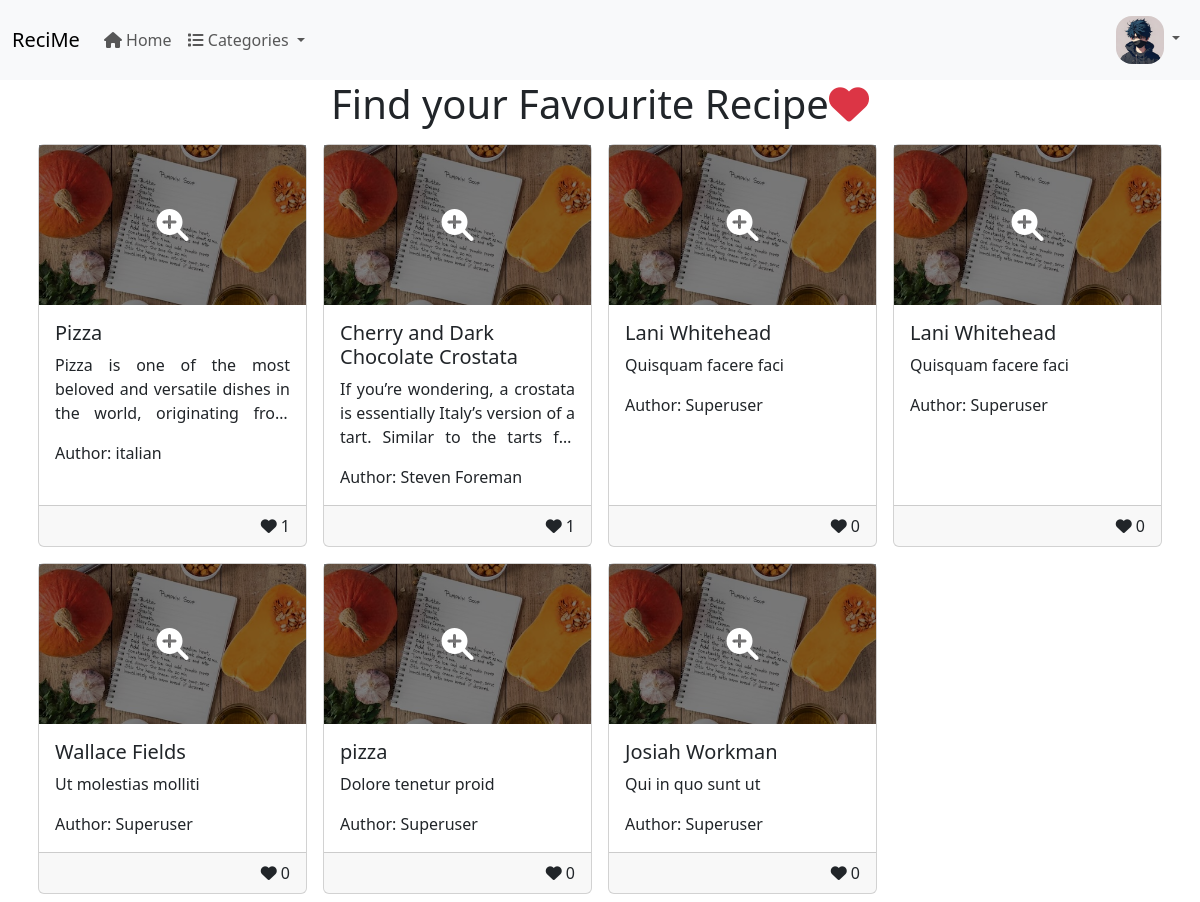
The page / on the database its author committed.
### appRecipe/models.py (models this page shows, shortened)
class Recipe(models.Model):
    def get_file_path(instance, filename):
        ext = filename.split(".")[-1]
        tmp = get_random_string()
        filename = f"{tmp}.{ext}"
        return os.path.join("recipe", filename)
    author = models.ForeignKey(CustomUser, on_delete=models.CASCADE)
    name = models.CharField(max_length=100)
    slug = models.SlugField(max_length=100, unique=True)
    category = models.ForeignKey(Category, on_delete=models.CASCADE)
    about = models.TextField()
    ingredients = models.TextField()
    preparation = models.TextField()
    image = models.ImageField(
        upload_to=get_file_path, null=True, blank=True, default="recipe/default.jpg"
    )
    is_deleted = models.BooleanField(default=False)

### appAuth/models.py (models this page shows, shortened)
class CustomUser(AbstractBaseUser, PermissionsMixin):
    TYPE_CHOICES = (
        (1, "Admin"),
        (2, "User"),
        (3, "Chef"),
    )
    def get_file_path(instance, filename):
        ext = filename.split(".")[-1]
        tmp = get_random_string()
        filename = f"{tmp}.{ext}"
        return os.path.join("user", filename)
    email = models.EmailField(
        unique=True,
        max_length=255,
        error_messages={
            "unique": _("A user with this email already exists."),
        },
    )
    name = models.CharField(max_length=100, null=True, blank=True)
    user_type = models.IntegerField(default=2, choices=TYPE_CHOICES)
    image = models.ImageField(
        upload_to=get_file_path, null=True, blank=True, default="user/default.jpg"
    )
    designation = models.TextField(null=True, blank=True)
    created_on = models.DateTimeField(auto_now_add=True)
    updated_on = models.DateTimeField(auto_now=True)
    is_deleted = models.BooleanField(default=False)
    is_staff = models.BooleanField(
        _("staff status"),
        default=False,
        help_text=_("Designates whether the staff can log into this site."),
    )
    USERNAME_FIELD = "email"
    REQUIRED_FIELDS = []
    objects = MyUserManager()
    def __str__(self):
        return self.name

### appRecipe/views.py (the view)
# urls.py: path("", views.home, name="home"),
def home(request):
    context = get_common_context()
    recipes = Recipe.objects.filter(is_deleted=False).annotate(like_count=Count("like"))
    if request.user.is_authenticated:
        liked_recipes = Like.objects.filter(user=request.user).values_list(
            "recipe", flat=True
        )
        bookmarked_recipes = Bookmark.objects.filter(user=request.user).values_list(
            "recipe", flat=True
        )
        for recipe in recipes:
            recipe.is_liked = recipe.id in liked_recipes
            recipe.is_bookmarked = recipe.id in bookmarked_recipes
    else:
        for recipe in recipes:
            recipe.is_liked = False
            recipe.is_bookmarked = False
    context.update(
        {
            "title": "Recime | The Recipe App",
            "recipes": recipes,
        }
    )
    return render(request, "appRecipe/home.html", context=context)

### appRecipe/views.py (called while the page is built)
def get_common_context():
    categories = Category.objects.filter(is_deleted=False)
    return {"categories": categories}

### templates/appRecipe/home.html (shortened to what this page needs)
{% extends "base.html" %}
{% load static %}
{% block content %}
	<div class="container">
		<h1 class="display-6 text-center">Find your Favourite Recipe<span class="text-danger"><i
				class="fa-solid fa-heart"></i></span></h1>
		<div class="row">
			{% for recipe in recipes %}
				<div class="col col-md-3 p-2">
					<div class="card h-100">
						<a href="{% url 'recipe-view' recipe.slug %}">
							<div class="image-container w-100">
								<img
										src="{{ recipe.image.url | default:'recipe/default.jpg' }}"
										class="card-img-top"
										alt="recipe_image"
										style="width: 100%; height: 20vh; object-fit: cover;"
										onerror="this.src='{% static 'recipe/default.jpg' %}'">
								<div class="overlay">
									<i class="fa-solid fa-magnifying-glass-plus"></i>
								</div>
							</div>
						</a>
						<div class="card-body">
							<h5 class="card-title">{{ recipe.name }}</h5>
							<p class="card-text three-lines">{{ recipe.about }}</p>
							<p class="card-text">Author: {{ recipe.author }}</p>
						</div>
						<div class="card-footer text-end">
							<div>
								{% if user.is_authenticated %}
									{% csrf_token %}
									{% if recipe.is_liked %}
										<a
												href="javascript:void(0);" class="btn btn-sm btn-light like-btn"
												data-recipe-id="{{ recipe.id }}">
											<i class="fa-solid fa-heart text-danger"></i> {{ recipe.like_count }}
										</a>
									{% else %}
										<a
												href="javascript:void(0);"
												class="btn btn-sm btn-light like-btn"
												data-recipe-id="{{ recipe.id }}">
											<i class="fa-regular fa-heart"></i> {{ recipe.like_count }}
										</a>
									{% endif %}
									{% if recipe.is_bookmarked %}
										<a
												href="javascript:void(0);" class="btn btn-sm btn-light bookmark-btn"
												data-recipe-id="{{ recipe.id }}">
											<i class="fa-solid fa-bookmark"></i>
										</a>
									{% else %}
										<a
												href="javascript:void(0);"
												class="btn btn-sm btn-light bookmark-btn"
												data-recipe-id="{{ recipe.id }}">
											<i class="fa-regular fa-bookmark"></i>
										</a>
									{% endif %}
								{% else %}
									<i class="fa-solid fa-heart"></i> {{ recipe.like_count }}
								{% endif %}
							</div>
						</div>
					</div>
				</div>
			{% endfor %}
		</div>
	</div>
{% endblock content %}

### templates/base.html (shortened to what this page needs)
{% load static %}
<!DOCTYPE html>
<html lang="en">
<head>
	<link rel="stylesheet" href="{% static 'bootstrap/css/bootstrap.css' %}">
	<link rel="stylesheet" href="{% static 'css/custom.css' %}">
</head>
<body>
<nav class="navbar navbar-expand-lg bg-body-tertiary">
	<div class="container-fluid">
		<a class="navbar-brand" href="/">ReciMe</a>
		<div class="collapse navbar-collapse" id="navbarSupportedContent">
			<ul class="navbar-nav me-auto mb-2 mb-lg-0">
				<li class="nav-item">
					<a class="nav-link {% if request.url == '/' %}active{% endif %}" aria-current="page" href="/"><i
							class="fa-solid fa-house"></i> Home</a>
				</li>
				<li class="nav-item dropdown">
					<a
							class="nav-link  {% if '/recipe/categories/' in request.url %}active{% endif %} dropdown-toggle"
							href="#" role="button" data-bs-toggle="dropdown"
							aria-expanded="false">
						<i class="fa-solid fa-list"></i> Categories
					</a>
				</li>
			</ul>
			<ul class="navbar-nav">
				<li class="nav-item dropdown">
					<a
							class="nav-link dropdown-toggle" href="#" role="button" data-bs-toggle="dropdown"
							aria-expanded="false">
						{% if user.is_authenticated and user.image %}
							<img
									src="{{ user.image.url }}" alt="user_image"
									style="width: 3rem; height: 3rem; border-radius: 1rem; object-fit: cover">
						{% else %}
							<img
									src="{% static 'user/default.jpg' %}" alt="avatar_image"
									style="width: 3rem; height: 3rem; border-radius: 1rem; object-fit: cover">
						{% endif %}
					</a>
				</li>
			</ul>
		</div>
	</div>
</nav>
{% block content %}{% endblock content %}
</body>
</html>

### assets/css/custom.css (style rules this page uses)
.three-lines { display: -webkit-box; -webkit-line-clamp: 3; -webkit-box-orient: vertical; overflow: hidden; text-overflow: ellipsis; text-align: justify; }

### templates/appRecipe/home.html (style rules this page uses)
.image-container { position: relative; display: inline-block; }
.card-img-top { width: 100%; transition: transform 0.3s ease; }
.overlay { position: absolute; top: 0; left: 0; width: 100%; height: 100%; background-color: rgba(0, 0, 0, 0.5); display: flex; justify-content: center; align-items: center; opacity: 1; transition: opacity 0.3s ease; }
.overlay i { color: white; font-size: 2rem; transition: opacity 0.3s ease; }

### rows shown on the page
Recipe: name "Pizza", about "Pizza is one of the most beloved and versatile dishes in the world, originating…", author "italian", like_count "1"
Recipe: name "Cherry and Dark Chocolate Crostata", about "If you’re wondering, a crostata is essentially Italy’s version of a tart. Similar to the tarts…", author "Steven Foreman", like_count "1"
Recipe: image (placeholder picture), name "Lani Whitehead", about "Quisquam facere faci", author "Superuser", like_count "0"
Recipe: image (placeholder picture), name "Lani Whitehead", about "Quisquam facere faci", author "Superuser", like_count "0"
Recipe: image (placeholder picture), name "Wallace Fields", about "Ut molestias molliti", author "Superuser", like_count "0"
Recipe: image (placeholder picture), name "pizza", about "Dolore tenetur proid", author "Superuser", like_count "0"
Recipe: name "Josiah Workman", about "Qui in quo sunt ut", author "Superuser", like_count "0"
